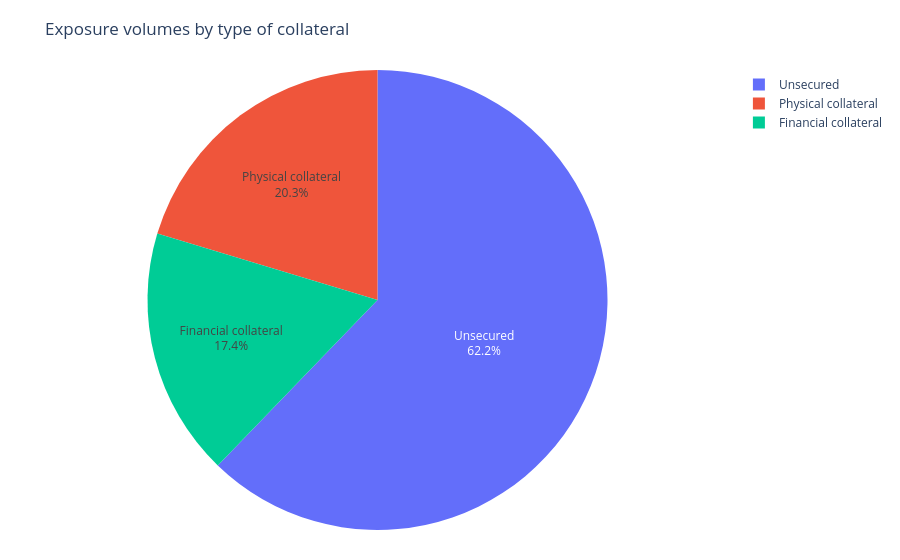
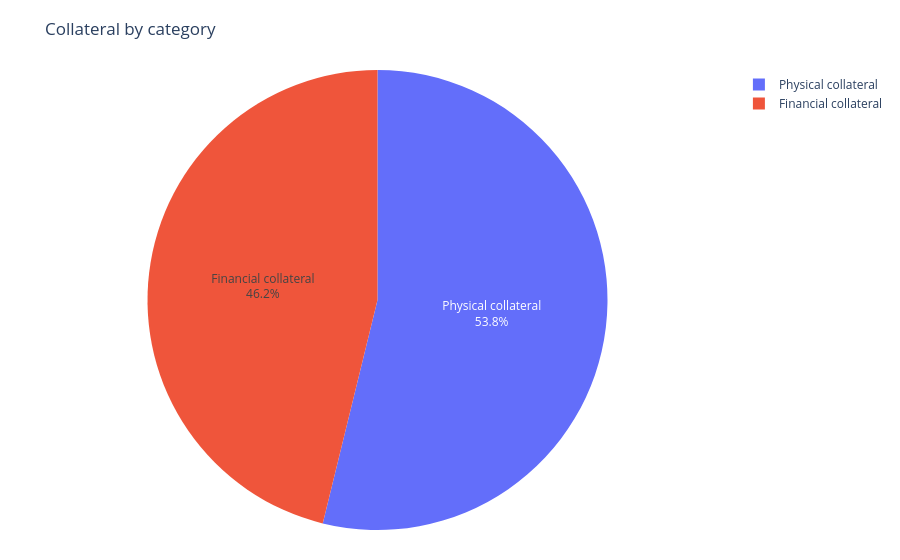
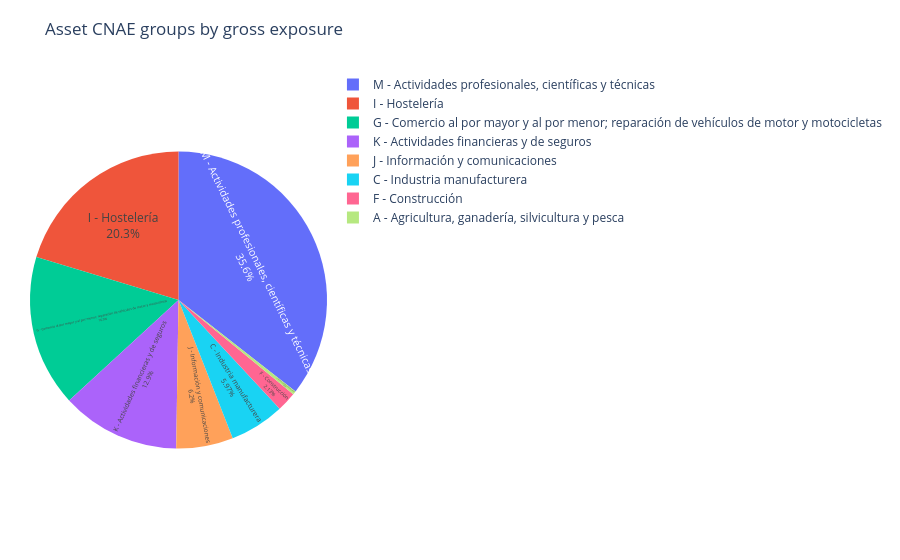

The notebook cell these images were saved under, in order:
### Markdown cell above
### 2.3 Inspect Portfolio Inputs

Before running the remote calculation, inspect the portfolio that will be submitted. These plots are a practical data-quality check: they help confirm that the portfolio has the expected exposure mix and asset attributes.

This step does not call the API. It only visualizes the local input file.

### Code cell
figures = show_all_portfolio_charts(portfolio_asset)

### Figure 1 — Plotly figure (JSON) as saved in the notebook; plotly's stock layout.template omitted (floating-point values rounded to 4 significant figures)
{"data": [{"domain": {"x": [0, 1], "y": [0, 1]}, "hole": 0, "hovertemplate": "%{label}<br>%{value:,.2f}<br>%{percent}<extra></extra>", "labels": ["Physical collateral", "Financial collateral", "Unsecured"], "legendgroup": "", "name": "", "showlegend": true, "textinfo": "percent+label", "textposition": "inside", "type": "pie", "values": [44500000.0, 38170000.0, 136100000.0]}], "layout": {"legend": {"title": {"text": ""}, "tracegroupgap": 0}, "margin": {"b": 30, "l": 30, "r": 30, "t": 70}, "title": {"text": "Exposure volumes by type of collateral"}}}

### Figure 2 — Plotly figure (JSON) as saved in the notebook; plotly's stock layout.template omitted (floating-point values rounded to 4 significant figures)
{"data": [{"domain": {"x": [0, 1], "y": [0, 1]}, "hole": 0, "hovertemplate": "%{label}<br>%{value:,.2f}<br>%{percent}<extra></extra>", "labels": ["Physical collateral", "Financial collateral"], "legendgroup": "", "name": "", "showlegend": true, "textinfo": "percent+label", "textposition": "inside", "type": "pie", "values": [44500000.0, 38170000.0]}], "layout": {"legend": {"title": {"text": ""}, "tracegroupgap": 0}, "margin": {"b": 30, "l": 30, "r": 30, "t": 70}, "title": {"text": "Collateral by category"}}}

### Figure 3 — Plotly figure (JSON) as saved in the notebook; plotly's stock layout.template omitted (floating-point values rounded to 4 significant figures)
{"data": [{"domain": {"x": [0, 1], "y": [0, 1]}, "hole": 0, "hovertemplate": "%{label}<br>%{value:,.2f}<br>%{percent}<extra></extra>", "labels": ["A - Agricultura, ganadería, silvicultura y pesca", "G - Comercio al por mayor y al por menor; reparación de vehículos de motor y motocicletas", "C - Industria manufacturera", "M - Actividades profesionales, científicas y técnicas", "I - Hostelería", "J - Información y comunicaciones", "K - Actividades financieras y de seguros", "F - Construcción"], "legendgroup": "", "name": "", "showlegend": true, "textinfo": "percent+label", "textposition": "inside", "type": "pie", "values": [859500.0, 36070000.0, 13070000.0, 77790000.0, 44500000.0, 13570000.0, 28290000.0, 4659000.0]}], "layout": {"legend": {"title": {"text": ""}, "tracegroupgap": 0}, "margin": {"b": 30, "l": 30, "r": 30, "t": 70}, "title": {"text": "Asset CNAE groups by gross exposure"}}}
